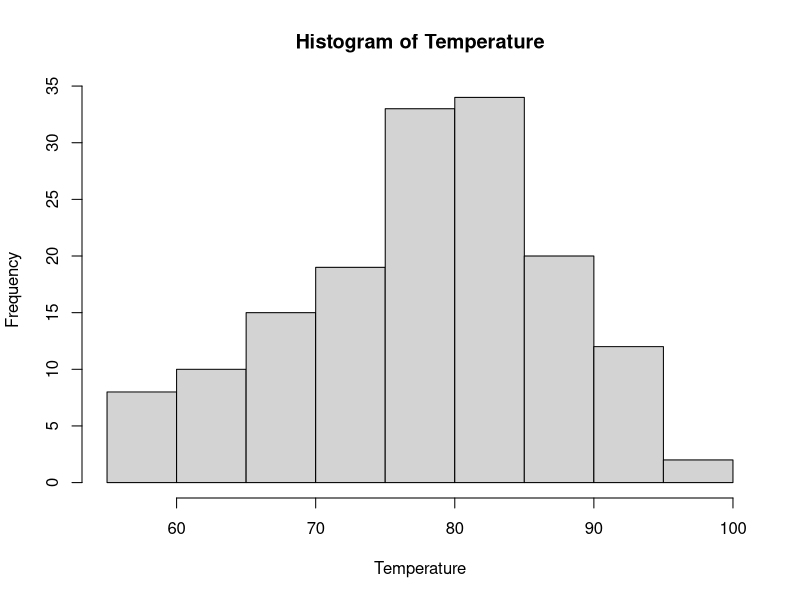
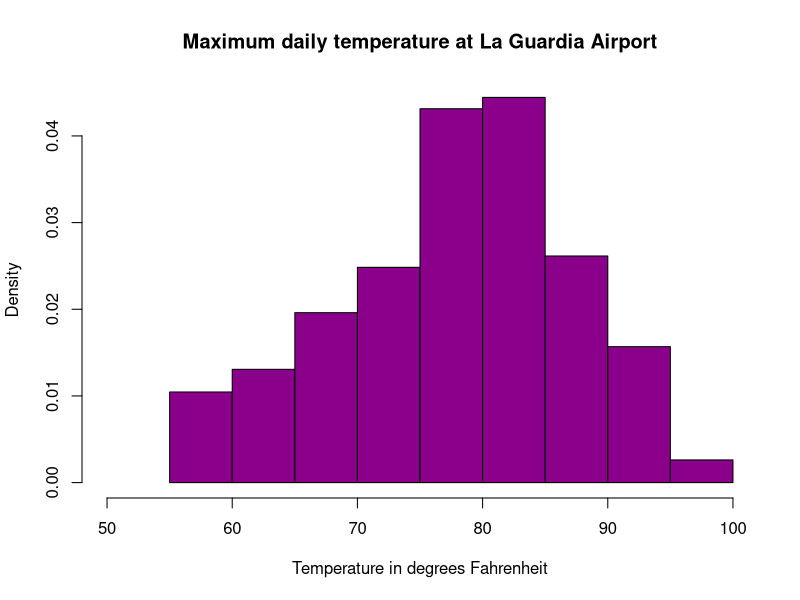
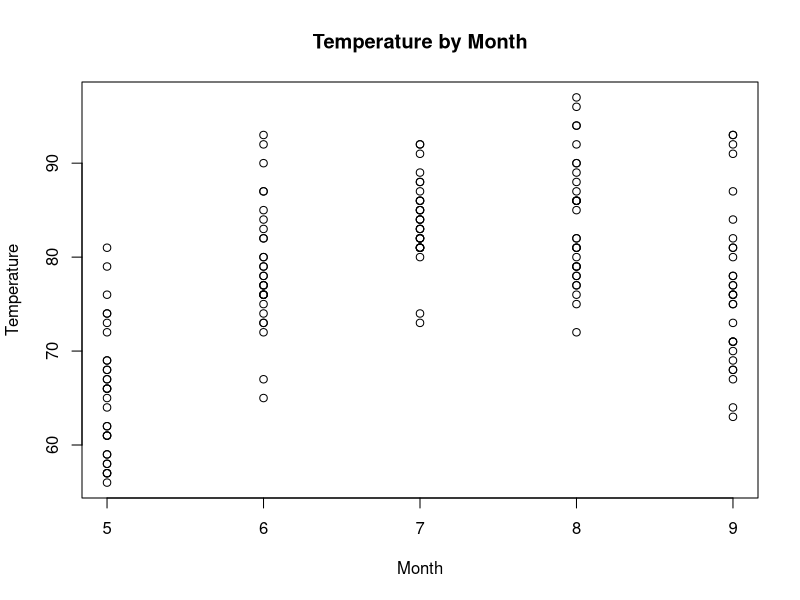
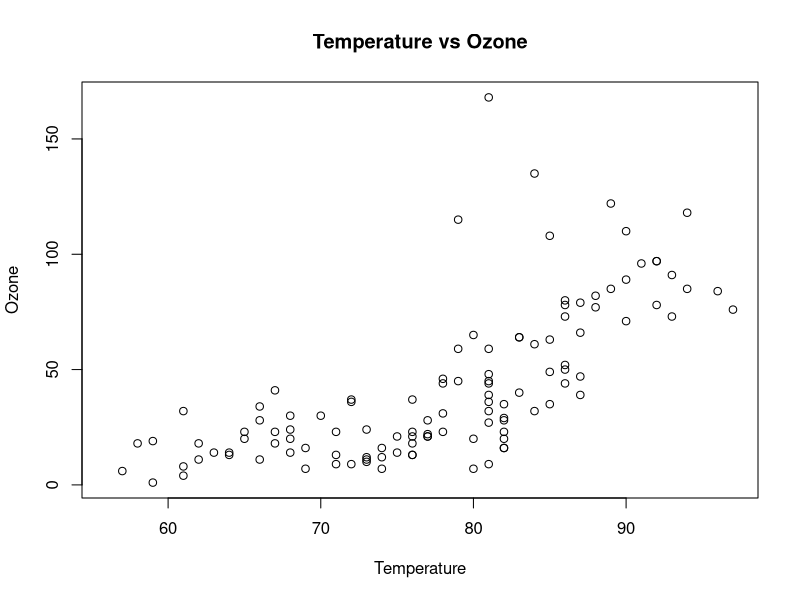
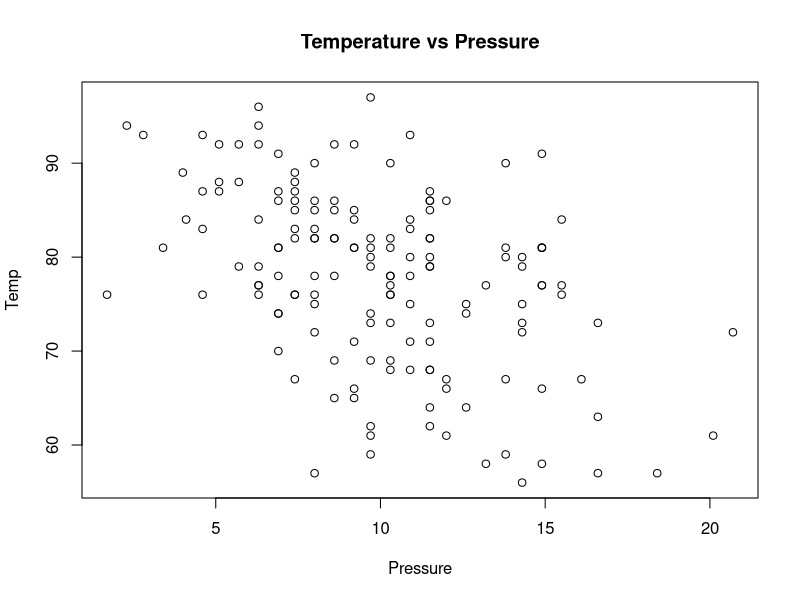
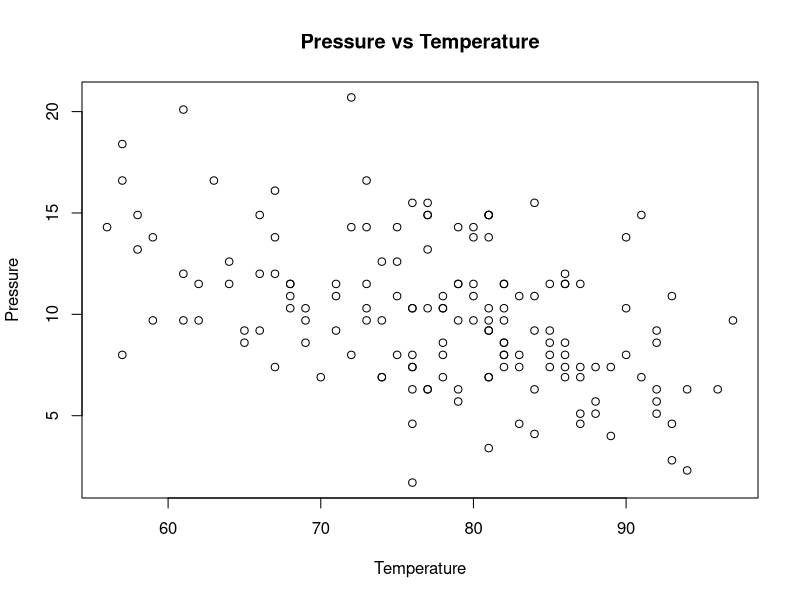

These figures' R source, in order:
## ---- chunk 1
knitr::opts_chunk$set(echo = TRUE)
## ---- chunk 2
summary(airquality)
Temperature <- airquality$Temp
hist(Temperature)
hist(Temperature,
     main="Maximum daily temperature at La Guardia Airport",
     xlab="Temperature in degrees Fahrenheit",
     xlim=c(50,100),
     col="darkmagenta",
     freq=FALSE
)
## ---- chunk 3
plot(x=airquality$Month, y=airquality$"Temp", xlab="Month", ylab="Temperature", main="Temperature by Month")


plot(x=airquality$"Temp", y=airquality$"Ozone", xlab="Temperature", ylab="Ozone", main="Temperature vs Ozone")


plot(x=airquality$"Wind", y=airquality$"Temp", xlab="Pressure", ylab="Temp", main="Temperature vs Pressure")


plot(x= airquality$"Temp", y= airquality$"Wind", xlab= "Temperature",ylab= "Pressure", main= "Pressure vs Temperature")

